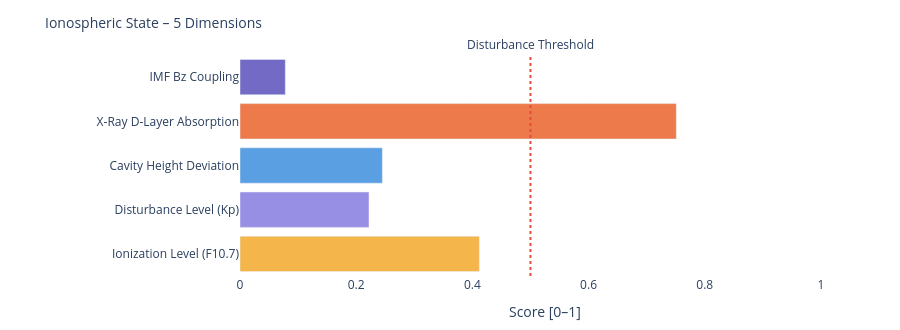

The notebook cell saved with this chart:
### Markdown cell above
---
### 📐 Systemic Insight: Geometric Cavity vs. Real Schumann Resonance

**Relevant for:** Layer 6 = delta analysis &nbsp;|&nbsp; Layer 7 = feature vector / system interpretation

A cavity height change from 80 km to 70 km shifts the **idealized geometric frequencies** only minimally:

| Modus | Aktuell | Referenz | Δ |
|-------|---------|----------|---|
| SR-1 | 10.4762 Hz | 10.4599 Hz | +16 mHz |
| SR-2 | 18.1452 Hz | 18.1171 Hz | +28 mHz |
| SR-3 | 25.6612 Hz | 25.6215 Hz | +40 mHz |
| SR-4 | 33.1285 Hz | 33.0772 Hz | +51 mHz |

The geometric effect is limited because 10 km is very small compared to Earth's radius (~6371 km).

**Consequence:** Real Schumann deviations are likely driven more strongly by **conductivity, damping, day/night structure, lightning distribution and source geometry** than by pure cavity height.

---

**Layer 6 compares:**
```
geometric Δ from Layer 4  vs.  observed Δ from real Schumann measurement data
```

**Layer 7 Feature:**
```
If real Δ >> geometric Δ  →  non-geometric factors dominant
```

### Code cell
# ============================================================
# IONOSPHERIC STATE – Summary gauge
# Five dimensions: ionization, disturbance, cavity height, X-Ray, Bz coupling
# ============================================================

def norm(v, lo, hi):
    if v is None: return None
    return round(max(0.0, min(1.0, (v - lo) / (hi - lo))), 3)

# Ionization level (F10.7 → F2-Layer)
ioniz = norm(f107_val, 60, 250)

# Disturbance level (Kp → E/F-Layer irregularities)
disturb = norm(kp_val, 0, 9)

# Cavity height deviation from reference (80 km)
h_dev = norm(abs(h_eff - 80), 0, 20)

# X-Ray ionization (D-Layer absorption)
xray_ioniz = None
if xray_now is not None:
    xray_ioniz = norm(math.log10(max(xray_now, 1e-9)) + 9, 0, 5)

# Bz coupling (southward Bz → stronger magnetosphere-ionosphere coupling)
bz_coupling = norm(-(bz_now or 0), -5, 30) if bz_now is not None else None

dims = [
    ('Ionization Level (F10.7)',    ioniz,      '#F2A623'),
    ('Disturbance Level (Kp)',      disturb,    '#7F77DD'),
    ('Cavity Height Deviation',     h_dev,      '#378ADD'),
    ('X-Ray D-Layer Absorption',    xray_ioniz, '#E85D24'),
    ('IMF Bz Coupling',             bz_coupling,'#534AB7'),
]

fig = go.Figure()
for name, val, col in dims:
    if val is not None:
        h = int(val * 20)
        bar = '█' * h + '░' * (20 - h)
        label = f'{name}:  {bar}  {val:.3f}'
    else:
        label = f'{name}:  {"─" * 20}  n/a'
    fig.add_trace(go.Bar(
        x=[val if val is not None else 0],
        y=[name],
        orientation='h',
        marker_color=col, opacity=0.82,
        showlegend=False
    ))

fig.add_vline(x=0.5, line_dash='dot', line_color='#e74c3c',
              annotation_text='Disturbance Threshold', annotation_position='top')
fig.update_layout(
    title=dict(text='Ionospheric State – 5 Dimensions', font=dict(size=14)),
    xaxis=dict(title='Score [0–1]', range=[0, 1.05]),
    height=330, plot_bgcolor='rgba(0,0,0,0)', paper_bgcolor='rgba(0,0,0,0)',
    margin=dict(l=240, r=50, t=55, b=40)
)
fig.show()

print(f'\nIonospheric state:')
for name, val, _ in dims:
    print(f'  {name:<35} {val:.3f}' if val is not None else f'  {name:<35} n/a')

### Figure 1 — Plotly figure (JSON) as saved in the notebook; plotly's stock layout.template omitted (floating-point values rounded to 4 significant figures)
{"data": [{"marker": {"color": "#F2A623"}, "opacity": 0.82, "orientation": "h", "showlegend": false, "type": "bar", "x": [0.412], "y": ["Ionization Level (F10.7)"]}, {"marker": {"color": "#7F77DD"}, "opacity": 0.82, "orientation": "h", "showlegend": false, "type": "bar", "x": [0.222], "y": ["Disturbance Level (Kp)"]}, {"marker": {"color": "#378ADD"}, "opacity": 0.82, "orientation": "h", "showlegend": false, "type": "bar", "x": [0.245], "y": ["Cavity Height Deviation"]}, {"marker": {"color": "#E85D24"}, "opacity": 0.82, "orientation": "h", "showlegend": false, "type": "bar", "x": [0.751], "y": ["X-Ray D-Layer Absorption"]}, {"marker": {"color": "#534AB7"}, "opacity": 0.82, "orientation": "h", "showlegend": false, "type": "bar", "x": [0.078], "y": ["IMF Bz Coupling"]}], "layout": {"annotations": [{"showarrow": false, "text": "Disturbance Threshold", "x": 0.5, "xanchor": "center", "xref": "x", "y": 1, "yanchor": "bottom", "yref": "y domain"}], "height": 330, "margin": {"b": 40, "l": 240, "r": 50, "t": 55}, "paper_bgcolor": "rgba(0,0,0,0)", "plot_bgcolor": "rgba(0,0,0,0)", "shapes": [{"line": {"color": "#e74c3c", "dash": "dot"}, "type": "line", "x0": 0.5, "x1": 0.5, "xref": "x", "y0": 0, "y1": 1, "yref": "y domain"}], "title": {"font": {"size": 14}, "text": "Ionospheric State – 5 Dimensions"}, "xaxis": {"range": [0, 1.05], "title": {"text": "Score [0–1]"}}}}
